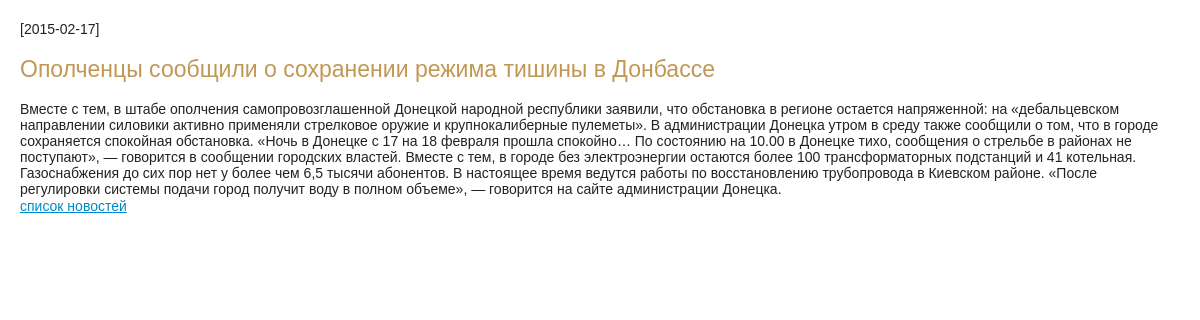
The page /?view=news_one&id=1 on the database its author committed.
### tables this page shows
CREATE TABLE IF NOT EXISTS `news` (
  `id` bigint(20) unsigned NOT NULL AUTO_INCREMENT,
  `date` date NOT NULL,
  `title` varchar(255) NOT NULL,
  `content` text NOT NULL,
  UNIQUE KEY `id` (`id`)
);

### index.php (called while the page is built, shortened)
<?php
require __DIR__.'/models/news.php';
require __DIR__.'/controllers/news.php';
require __DIR__.'/views/index.php';

### models/news.php (called while the page is built, shortened)
<?php
require_once __DIR__.'/../functions/sql.php';
function news_getOne(){
    $id = $_GET['id'];
    $sql = "SELECT date, title, content FROM news WHERE id = '$id'";
    return sql_query($sql);
}

### functions/sql.php (called while the page is built, shortened)
<?php
function sql_query($sql){
    $res = mysql_query($sql);
    $ret = [];
    while(false !== $row = mysql_fetch_assoc($res)){
        $ret[] = $row;
    }
    return $ret;
}

### controllers/news.php (called while the page is built, shortened)
<?php
$item_one = news_getOne();

### views/news_one.php (the view, shortened to what this page needs)
<!DOCTYPE html>
<html>
<head lang="en">
</head>
<body>
<p>[<?php echo $item_one[0]['date']; ?>]</p>
<h1><?php echo $item_one[0]['title']; ?></h1>
<?php echo $item_one[0]['content']; ?>
<p><a href="/">список новостей</a></p>
</body>
</html>

### css/style.css (style rules this page uses)
body, div, dl, dt, dd, ul, ol, li, h1, h2, h3, h4, h5, h6, pre, code, form, fieldset, legend, textarea, p, blockquote, th, td { margin:0; padding:0; }
h1, h2, h3, h4, h5, h6 { font-size:100%; font-weight:normal; }
html { width:100%; height:100%; }
body { background: url(../img/sky.jpg) no-repeat 50% 0; width:100%; height:100%; min-height:100%; font:14px Arial, Helvetica, sans-serif; color:#222; }
a { color: #0088CC; outline: none; text-decoration: underline; }
h1 { font-size: 23px; margin:0 0 18px; color:#C09853; }
p { margin: 0 0 18px; line-height: 18px; text-align: justify; }

### rows shown on the page
news: date "2015-02-17", title "Ополченцы сообщили о сохранении режима тишины в Донбассе", content "Вместе с тем, в штабе ополчения самопровозглашенной Донецкой народной республики заявили, что обстановка в регионе остается напряженной: на «дебальцевском направлении силовики активно применяли стрелковое оружие и крупнокалиберные пулеметы». В администрации Донецка утром в среду также сообщили о том, что в городе сохраняется спокойная обстановка. «Ночь в Донецке с 17 на 18 февраля прошла спокойно… По состоянию на 10.00 в Донецке тихо, сообщения о стрельбе в районах не поступают», — говорится в сообщении городских властей. Вместе с тем, в городе без электроэнергии остаются более 100 трансформаторных подстанций и 41 котельная. Газоснабжения до сих пор нет у более чем 6,5 тысячи абонентов. В…"
